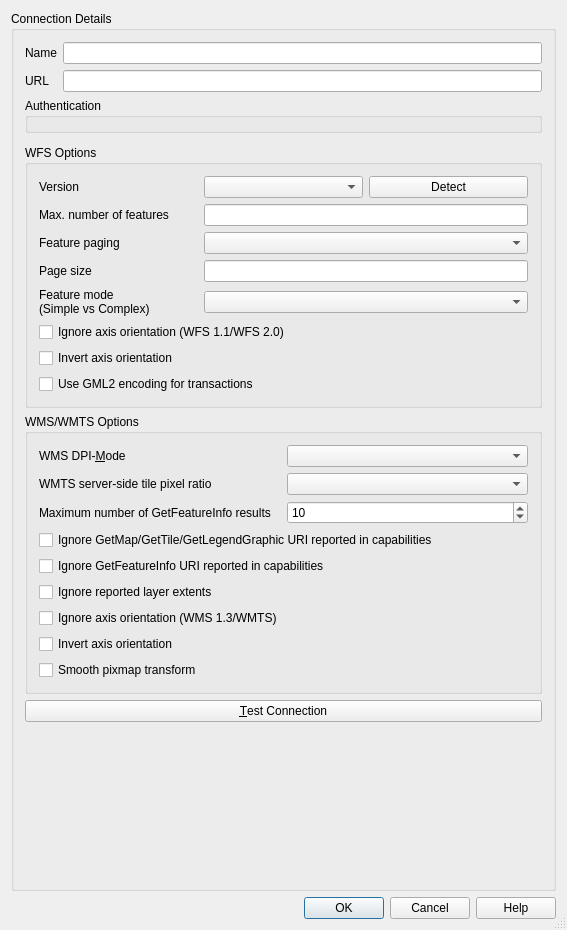
<?xml version="1.0" encoding="UTF-8"?>
<ui version="4.0">
 <class>QgsNewHttpConnectionBase</class>
 <widget class="QDialog" name="QgsNewHttpConnectionBase">
  <property name="geometry">
   <rect>
    <x>0</x>
    <y>0</y>
    <width>567</width>
    <height>930</height>
   </rect>
  </property>
  <property name="windowTitle">
   <string>Create a New Connection</string>
  </property>
  <property name="sizeGripEnabled">
   <bool>true</bool>
  </property>
  <property name="modal">
   <bool>true</bool>
  </property>
  <layout class="QGridLayout" name="gridLayout_4">
   <item row="0" column="0" colspan="2">
    <widget class="QgsScrollArea" name="scrollArea">
     <property name="frameShape">
      <enum>QFrame::NoFrame</enum>
     </property>
     <property name="widgetResizable">
      <bool>true</bool>
     </property>
     <widget class="QWidget" name="scrollAreaWidgetContents">
      <property name="geometry">
       <rect>
        <x>0</x>
        <y>0</y>
        <width>555</width>
        <height>878</height>
       </rect>
      </property>
      <layout class="QHBoxLayout" name="horizontalLayout">
       <property name="leftMargin">
        <number>0</number>
       </property>
       <property name="topMargin">
        <number>0</number>
       </property>
       <property name="rightMargin">
        <number>0</number>
       </property>
       <property name="bottomMargin">
        <number>0</number>
       </property>
       <item>
        <widget class="QGroupBox" name="mGroupBox">
         <property name="title">
          <string>Connection Details</string>
         </property>
         <layout class="QGridLayout">
          <item row="3" column="0" colspan="2">
           <widget class="QGroupBox" name="mWfsOptionsGroupBox">
            <property name="title">
             <string>WFS Options</string>
            </property>
            <layout class="QGridLayout" name="gridLayout1">
             <item row="4" column="0">
              <widget class="QLabel" name="lblFeatureMode">
               <property name="text">
                <string>&lt;html&gt;&lt;head/&gt;&lt;body&gt;&lt;p&gt;Feature mode&lt;br/&gt;(Simple vs Complex)&lt;/p&gt;&lt;/body&gt;&lt;/html&gt;</string>
               </property>
              </widget>
             </item>
             <item row="3" column="0">
              <widget class="QLabel" name="lblPageSize">
               <property name="text">
                <string>Page size</string>
               </property>
              </widget>
             </item>
             <item row="7" column="0" colspan="2">
              <widget class="QCheckBox" name="cbxWfsUseGml2EncodingForTransactions">
               <property name="toolTip">
                <string>&lt;html&gt;&lt;head/&gt;&lt;body&gt;&lt;p&gt;This might be necessary on some &lt;span style=&quot; font-weight:600;&quot;&gt;broken&lt;/span&gt; ESRI map servers when using WFS-T 1.1.0.&lt;/p&gt;&lt;/body&gt;&lt;/html&gt;</string>
               </property>
               <property name="text">
                <string>Use GML2 encoding for transactions</string>
               </property>
              </widget>
             </item>
             <item row="0" column="1">
              <widget class="QComboBox" name="cmbVersion"/>
             </item>
             <item row="3" column="1" colspan="2">
              <widget class="QLineEdit" name="txtPageSize">
               <property name="toolTip">
                <string>&lt;html&gt;&lt;head/&gt;&lt;body&gt;&lt;p&gt;Enter a number to limit the maximum number of features retrieved in a single GetFeature request when paging is enabled. If let to empty, server default will apply.&lt;/p&gt;&lt;/body&gt;&lt;/html&gt;</string>
               </property>
              </widget>
             </item>
             <item row="0" column="0">
              <widget class="QLabel" name="lblVersion">
               <property name="text">
                <string>Version</string>
               </property>
              </widget>
             </item>
             <item row="1" column="1" colspan="2">
              <widget class="QLineEdit" name="txtMaxNumFeatures">
               <property name="toolTip">
                <string>&lt;html&gt;&lt;head/&gt;&lt;body&gt;&lt;p&gt;Enter a number to limit the maximum number of features retrieved per feature request. If let to empty, no limit is set.&lt;/p&gt;&lt;/body&gt;&lt;/html&gt;</string>
               </property>
              </widget>
             </item>
             <item row="5" column="0" colspan="3">
              <widget class="QCheckBox" name="cbxWfsIgnoreAxisOrientation">
               <property name="text">
                <string>Ignore axis orientation (WFS 1.1/WFS 2.0)</string>
               </property>
              </widget>
             </item>
             <item row="0" column="2">
              <widget class="QPushButton" name="mWfsVersionDetectButton">
               <property name="text">
                <string>Detect</string>
               </property>
              </widget>
             </item>
             <item row="4" column="1" colspan="2">
              <widget class="QComboBox" name="mComboWfsFeatureMode"/>
             </item>
             <item row="1" column="0">
              <widget class="QLabel" name="lblMaxNumFeatures">
               <property name="text">
                <string>Max. number of features</string>
               </property>
              </widget>
             </item>
             <item row="2" column="1" colspan="2">
              <widget class="QComboBox" name="cmbFeaturePaging"/>
             </item>
             <item row="2" column="0">
              <widget class="QLabel" name="lblFeaturePaging">
               <property name="text">
                <string>Feature paging</string>
               </property>
              </widget>
             </item>
             <item row="6" column="0" colspan="3">
              <widget class="QCheckBox" name="cbxWfsInvertAxisOrientation">
               <property name="text">
                <string>Invert axis orientation</string>
               </property>
              </widget>
             </item>
            </layout>
           </widget>
          </item>
          <item row="5" column="0" colspan="2">
           <widget class="QPushButton" name="mTestConnectionButton">
            <property name="text">
             <string>&amp;Test Connection</string>
            </property>
           </widget>
          </item>
          <item row="6" column="0" colspan="2">
           <spacer name="verticalSpacer">
            <property name="orientation">
             <enum>Qt::Vertical</enum>
            </property>
            <property name="sizeHint" stdset="0">
             <size>
              <width>0</width>
              <height>0</height>
             </size>
            </property>
           </spacer>
          </item>
          <item row="4" column="0" colspan="2">
           <widget class="QGroupBox" name="mWmsOptionsGroupBox">
            <property name="title">
             <string>WMS/WMTS Options</string>
            </property>
            <layout class="QGridLayout" name="gridLayout_2">
             <item row="13" column="0" colspan="2">
              <widget class="QCheckBox" name="cbxSmoothPixmapTransform">
               <property name="text">
                <string>Smooth pixmap transform</string>
               </property>
              </widget>
             </item>
             <item row="8" column="0" colspan="2">
              <widget class="QCheckBox" name="cbxWmsIgnoreAxisOrientation">
               <property name="text">
                <string>Ignore axis orientation (WMS 1.3/WMTS)</string>
               </property>
              </widget>
             </item>
             <item row="1" column="1">
              <widget class="QComboBox" name="cmbTilePixelRatio"/>
             </item>
             <item row="2" column="0">
              <widget class="QLabel" name="lblFeatureCount">
               <property name="text">
                <string>Maximum number of GetFeatureInfo results</string>
               </property>
              </widget>
             </item>
             <item row="9" column="0" colspan="2">
              <widget class="QCheckBox" name="cbxWmsInvertAxisOrientation">
               <property name="text">
                <string>Invert axis orientation</string>
               </property>
              </widget>
             </item>
             <item row="6" column="0" colspan="2">
              <widget class="QCheckBox" name="cbxIgnoreGetFeatureInfoURI">
               <property name="text">
                <string>Ignore GetFeatureInfo URI reported in capabilities</string>
               </property>
              </widget>
             </item>
             <item row="0" column="0">
              <widget class="QLabel" name="lblDpiMode">
               <property name="text">
                <string>WMS DPI-&amp;Mode</string>
               </property>
               <property name="buddy">
                <cstring>cmbDpiMode</cstring>
               </property>
              </widget>
             </item>
             <item row="7" column="0" colspan="2">
              <widget class="QCheckBox" name="cbxWmsIgnoreReportedLayerExtents">
               <property name="text">
                <string>Ignore reported layer extents</string>
               </property>
              </widget>
             </item>
             <item row="0" column="1">
              <widget class="QComboBox" name="cmbDpiMode"/>
             </item>
             <item row="1" column="0">
              <widget class="QLabel" name="lblTilePixelRatio">
               <property name="text">
                <string>WMTS server-side tile pixel ratio</string>
               </property>
               <property name="buddy">
                <cstring>cmbTilePixelRatio</cstring>
               </property>
              </widget>
             </item>
             <item row="5" column="0" colspan="2">
              <widget class="QCheckBox" name="cbxIgnoreGetMapURI">
               <property name="text">
                <string>Ignore GetMap/GetTile/GetLegendGraphic URI reported in capabilities</string>
               </property>
              </widget>
             </item>
             <item row="2" column="1">
              <widget class="QSpinBox" name="sbFeatureCount">
               <property name="toolTip">
                <string>&lt;html&gt;&lt;head/&gt;&lt;body&gt;&lt;p&gt;Specify a default value for FEATURE_COUNT when a new layer is created from this connection. &lt;/p&gt;&lt;p&gt;FEATURE_COUNT defines the maximum number of results returned by a GetFeatureInfo request, if not specified the server default value (usually 1) will be used.&lt;/p&gt;&lt;p&gt;Set to 0 to use server default: no FEATURE_COUNT parameter will be added to the request.&lt;/p&gt;&lt;p&gt;&lt;br/&gt;&lt;/p&gt;&lt;/body&gt;&lt;/html&gt;</string>
               </property>
               <property name="specialValueText">
                <string>server default</string>
               </property>
               <property name="minimum">
                <number>0</number>
               </property>
               <property name="maximum">
                <number>1000</number>
               </property>
               <property name="value">
                <number>10</number>
               </property>
              </widget>
             </item>
            </layout>
           </widget>
          </item>
          <item row="2" column="0">
           <widget class="QgsHttpHeaderWidget" name="mHttpHeaders" native="true">
            <property name="sizePolicy">
             <sizepolicy hsizetype="Expanding" vsizetype="Preferred">
              <horstretch>0</horstretch>
              <verstretch>0</verstretch>
             </sizepolicy>
            </property>
           </widget>
          </item>
          <item row="0" column="0" colspan="2">
           <widget class="QFrame" name="frame">
            <property name="sizePolicy">
             <sizepolicy hsizetype="MinimumExpanding" vsizetype="Minimum">
              <horstretch>0</horstretch>
              <verstretch>0</verstretch>
             </sizepolicy>
            </property>
            <layout class="QGridLayout" name="gridLayout_5">
             <property name="leftMargin">
              <number>0</number>
             </property>
             <property name="topMargin">
              <number>0</number>
             </property>
             <property name="rightMargin">
              <number>0</number>
             </property>
             <property name="bottomMargin">
              <number>0</number>
             </property>
             <item row="0" column="0">
              <widget class="QLabel" name="TextLabel1_2">
               <property name="text">
                <string>Name</string>
               </property>
               <property name="wordWrap">
                <bool>true</bool>
               </property>
               <property name="margin">
                <number>5</number>
               </property>
              </widget>
             </item>
             <item row="0" column="1">
              <widget class="QLineEdit" name="txtName">
               <property name="minimumSize">
                <size>
                 <width>0</width>
                 <height>0</height>
                </size>
               </property>
               <property name="toolTip">
                <string>Name of the new connection</string>
               </property>
               <property name="frame">
                <bool>true</bool>
               </property>
              </widget>
             </item>
             <item row="1" column="0">
              <widget class="QLabel" name="TextLabel1">
               <property name="text">
                <string>URL</string>
               </property>
               <property name="margin">
                <number>5</number>
               </property>
              </widget>
             </item>
             <item row="1" column="1">
              <widget class="QLineEdit" name="txtUrl">
               <property name="toolTip">
                <string>HTTP address of the Web Map Server</string>
               </property>
              </widget>
             </item>
            </layout>
           </widget>
          </item>
          <item row="1" column="0" colspan="2">
           <widget class="QGroupBox" name="mAuthGroupBox">
            <property name="title">
             <string>Authentication</string>
            </property>
            <layout class="QVBoxLayout" name="verticalLayout">
             <property name="leftMargin">
              <number>6</number>
             </property>
             <property name="topMargin">
              <number>6</number>
             </property>
             <property name="rightMargin">
              <number>6</number>
             </property>
             <property name="bottomMargin">
              <number>6</number>
             </property>
             <item>
              <widget class="QgsAuthSettingsWidget" name="mAuthSettings" native="true">
               <property name="sizePolicy">
                <sizepolicy hsizetype="Preferred" vsizetype="Maximum">
                 <horstretch>0</horstretch>
                 <verstretch>0</verstretch>
                </sizepolicy>
               </property>
              </widget>
             </item>
            </layout>
           </widget>
          </item>
         </layout>
        </widget>
       </item>
      </layout>
     </widget>
    </widget>
   </item>
   <item row="1" column="0" colspan="2">
    <widget class="QDialogButtonBox" name="buttonBox">
     <property name="standardButtons">
      <set>QDialogButtonBox::Cancel|QDialogButtonBox::Help|QDialogButtonBox::Ok</set>
     </property>
    </widget>
   </item>
  </layout>
 </widget>
 <layoutdefault spacing="6" margin="11"/>
 <customwidgets>
  <customwidget>
   <class>QgsScrollArea</class>
   <extends>QScrollArea</extends>
   <header>qgsscrollarea.h</header>
   <container>1</container>
  </customwidget>
  <customwidget>
   <class>QgsAuthSettingsWidget</class>
   <extends>QWidget</extends>
   <header>qgsauthsettingswidget.h</header>
   <container>1</container>
  </customwidget>
  <customwidget>
   <class>QgsHttpHeaderWidget</class>
   <extends>QWidget</extends>
   <header>qgshttpheaderwidget.h</header>
   <container>1</container>
  </customwidget>
 </customwidgets>
 <tabstops>
  <tabstop>scrollArea</tabstop>
  <tabstop>txtName</tabstop>
  <tabstop>txtUrl</tabstop>
  <tabstop>cmbVersion</tabstop>
  <tabstop>mWfsVersionDetectButton</tabstop>
  <tabstop>txtMaxNumFeatures</tabstop>
  <tabstop>cmbFeaturePaging</tabstop>
  <tabstop>txtPageSize</tabstop>
  <tabstop>mComboWfsFeatureMode</tabstop>
  <tabstop>cbxWfsIgnoreAxisOrientation</tabstop>
  <tabstop>cbxWfsInvertAxisOrientation</tabstop>
  <tabstop>cbxWfsUseGml2EncodingForTransactions</tabstop>
  <tabstop>cmbDpiMode</tabstop>
  <tabstop>cmbTilePixelRatio</tabstop>
  <tabstop>sbFeatureCount</tabstop>
  <tabstop>cbxIgnoreGetMapURI</tabstop>
  <tabstop>cbxIgnoreGetFeatureInfoURI</tabstop>
  <tabstop>cbxWmsIgnoreReportedLayerExtents</tabstop>
  <tabstop>cbxWmsIgnoreAxisOrientation</tabstop>
  <tabstop>cbxWmsInvertAxisOrientation</tabstop>
  <tabstop>cbxSmoothPixmapTransform</tabstop>
  <tabstop>mTestConnectionButton</tabstop>
 </tabstops>
 <resources/>
 <connections>
  <connection>
   <sender>buttonBox</sender>
   <signal>accepted()</signal>
   <receiver>QgsNewHttpConnectionBase</receiver>
   <slot>accept()</slot>
   <hints>
    <hint type="sourcelabel">
     <x>428</x>
     <y>813</y>
    </hint>
    <hint type="destinationlabel">
     <x>430</x>
     <y>98</y>
    </hint>
   </hints>
  </connection>
  <connection>
   <sender>buttonBox</sender>
   <signal>rejected()</signal>
   <receiver>QgsNewHttpConnectionBase</receiver>
   <slot>reject()</slot>
   <hints>
    <hint type="sourcelabel">
     <x>337</x>
     <y>813</y>
    </hint>
    <hint type="destinationlabel">
     <x>426</x>
     <y>38</y>
    </hint>
   </hints>
  </connection>
 </connections>
</ui>
